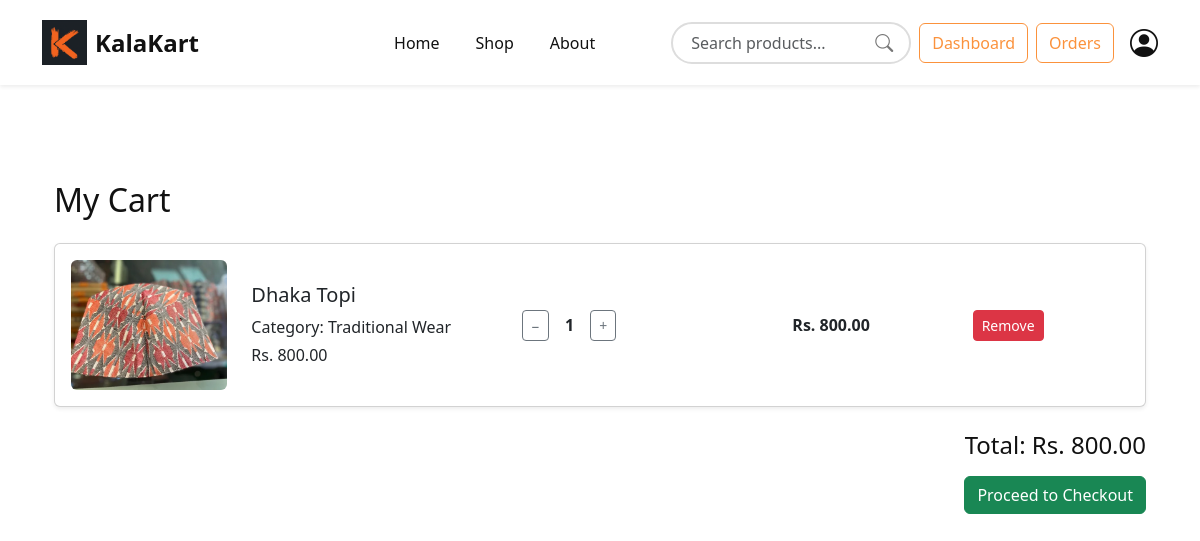
Screenshot of /cart/ (signed in) with the database file from the repository.
### cart/models.py (models this page shows, shortened)
class Cart(models.Model):
    user = models.ForeignKey(
        CustomUser,
        on_delete=models.CASCADE
    )
    product = models.ForeignKey(
        Product,
        on_delete=models.CASCADE
    )
    quantity = models.PositiveIntegerField(
        default=1
    )
    created_at = models.DateTimeField(
        auto_now_add=True
    )

### products/models.py (models this page shows, shortened)
class Product(models.Model):
    CATEGORY_CHOICES = (
        ('Painting', 'Painting'),
        ('Handicraft', 'Handicraft'),
        ('Jewelry', 'Jewelry'),
        ('Pottery', 'Pottery'),
        ('Wooden Art', 'Wooden Art'),
        ('Traditional Wear', 'Traditional Wear'),
    )
    seller = models.ForeignKey(
        CustomUser,
        on_delete=models.CASCADE
    )
    name = models.CharField(max_length=200)
    category = models.CharField(
        max_length=50,
        choices=CATEGORY_CHOICES
    )
    description = models.TextField()
    price = models.DecimalField(
        max_digits=10,
        decimal_places=2
    )
    stock = models.PositiveIntegerField()
    image = models.ImageField(
        upload_to='products/'
    )
    created_at = models.DateTimeField(auto_now_add=True)

### cart/views.py (the view)
@login_required
def CartView(request):
    cart_items = Cart.objects.filter(
        user=request.user
    )
    total = 0
    for item in cart_items:
        item.subtotal = item.product.price * item.quantity
        total += item.subtotal
    context = {
        "cart_items": cart_items,
        "total": total,
    }
    return render(
        request,
        "cart/cart.html",
        context
    )

### base_app/context_processors.py (called while the page is built)
def cart_count(request):
    if request.user.is_authenticated:
        items = Cart.objects.filter(user=request.user)
        count = sum(item.quantity for item in items)
    else:
        count = 0
    return {
        "cart_count": count
    }

### Template/cart/cart.html
{% extends 'base.html' %} {% block content %}
<section class="container py-5">
  <h2 class="mb-4">My Cart</h2>
  {% if cart_items %} {% for item in cart_items %}
  <div class="card mb-3 shadow-sm">
    <div class="card-body">
      <div class="row align-items-center">
        <div class="col-md-2">
          {% if item.product.image %}
          <img
            src="{{ item.product.image.url }}"
            alt="{{ item.product.name }}"
            class="img-fluid rounded"
          />
          {% endif %}
        </div>
        <div class="col-md-3">
          <h5>{{ item.product.name }}</h5>
          <p class="mb-1">Category: {{ item.product.category }}</p>
          <p class="mb-0">Rs. {{ item.product.price }}</p>
        </div>
        <div class="col-md-3">
          <div class="d-flex align-items-center">
            <a
              href="{% url 'decrease-quantity' item.id %}"
              class="btn btn-outline-secondary btn-sm"
            >
              −
            </a>
            <span class="mx-3 fw-bold"> {{ item.quantity }} </span>
            <a
              href="{% url 'increase-quantity' item.id %}"
              class="btn btn-outline-secondary btn-sm"
            >
              +
            </a>
          </div>
        </div>
        <div class="col-md-2">
          <strong>
            Rs. {{ item.subtotal }}
          </strong>
        </div>
        <div class="col-md-2">
          <a
            href="{% url 'remove-from-cart' item.id %}"
            class="btn btn-danger btn-sm"
          >
            Remove
          </a>
        </div>
      </div>
    </div>
  </div>
  {% endfor %}
  <div class="text-end mt-4">
    <h4>Total: Rs. {{ total }}</h4>
    <a href="{% url 'checkout' %}"
    class="btn btn-success mt-2">
      Proceed to Checkout
    </a>
  </div>
  {% else %}
  <div class="alert alert-info">
    Your cart is empty.</div>
  <a href="{% url 'shop' %}"
  class="btn btn-warning">
  Continue Shopping </a>
  {% endif %}
</section>
{% endblock %}

### Static/css/style.css (style rules this page uses)
:root { --bg-color: #ffffff; --navbar-color: #ffffff; --text-color: #111111; --main-color: #fb923c; }
body { background-color: var(--bg-color); color: var(--text-color); transition: 0.3s; }

### rows the page displays
Cart: product.image (picture), product.name "Dhaka Topi", product.category "Traditional Wear", product.price "800.00", quantity "1", subtotal "800.00"

### other values shown
{{ total }} "800.00"
